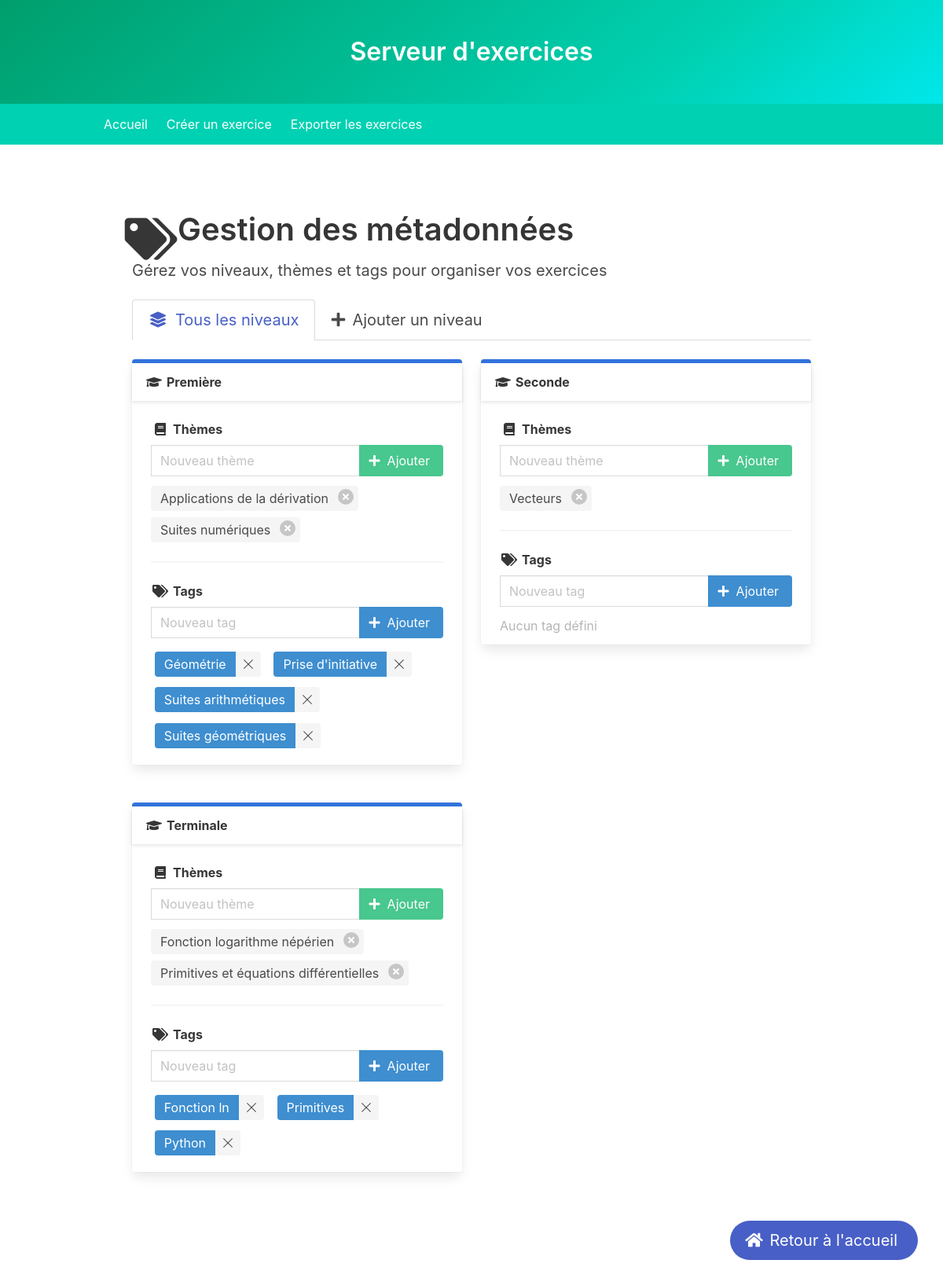
/manage_metadata, run on the app's committed database.
### src/models/entities.py (models this page shows, shortened)
class Level(db.Model):
    __tablename__ = 'levels'
    id = db.Column(db.Integer, primary_key=True)
    name = db.Column(db.String, nullable=False, unique=True)
    themes = db.relationship('Theme', backref='level', lazy=True)
    tags = db.relationship('Tag', backref='level', lazy=True)
    exercices = db.relationship('Exercice', backref='level_rel', lazy=True)

class Theme(db.Model):
    __tablename__ = 'themes'
    id = db.Column(db.Integer, primary_key=True)
    name = db.Column(db.String, nullable=False)
    level_id = db.Column(db.Integer, db.ForeignKey('levels.id', name='fk_theme_level'), nullable=False)
    exercices = db.relationship('Exercice', backref='theme_rel', lazy=True)
    __table_args__ = (db.UniqueConstraint('name', 'level_id', name='uq_theme_name_level'),)

class Tag(db.Model):
    __tablename__ = 'tags'
    id = db.Column(db.Integer, primary_key=True)
    name = db.Column(db.String, nullable=False)
    level_id = db.Column(db.Integer, db.ForeignKey('levels.id', name='fk_tag_level'), nullable=False)  # Maintenant non nullable
    __table_args__ = (db.UniqueConstraint('name', 'level_id', name='uq_tag_name_level'),)  # Modifié

### src/routes/main_routes.py (the view, shortened to what this page needs)
@main_bp.route('/manage_metadata', methods=['GET', 'POST'])
def manage_metadata():
    levels = Level.query.order_by(Level.name).all()
    level_data = {}
    for level in levels:
        level_data[level.id] = {
            'name': level.name,
            'themes': Theme.query.filter_by(level_id=level.id).order_by(Theme.name).all(),
            'tags': Tag.query.filter_by(level_id=level.id).order_by(Tag.name).all()
        }
    return render_template('manage_metadata.html', levels=levels, level_data=level_data)

### src/templates/manage_metadata.html (shortened to what this page needs)
{% extends 'base.html' %}
{% block content %}
<section class="section">
    <div class="container">
        <div class="columns">
            <div class="column is-12">
                <h1 class="title is-2">
                    <span class="icon-text">
                        <span class="icon is-large">
                            <i class="fas fa-tags fa-lg"></i>
                        </span>
                        <span>Gestion des métadonnées</span>
                    </span>
                </h1>
                <p class="subtitle is-5">Gérez vos niveaux, thèmes et tags pour organiser vos exercices</p>
                <div class="tabs is-boxed is-medium">
                    <ul>
                        <li class="is-active">
                            <a>
                                <span class="icon"><i class="fas fa-layer-group"></i></span>
                                <span>Tous les niveaux</span>
                            </a>
                        </li>
                        <li>
                            <a href="#add-new-level" class="js-modal-trigger" data-target="add-level-modal">
                                <span class="icon is-small"><i class="fas fa-plus"></i></span>
                                <span>Ajouter un niveau</span>
                            </a>
                        </li>
                    </ul>
                </div>
                <div class="columns is-multiline fade-in">
                    {% for level in levels %}
                    <div class="column is-6">
                        <div class="card level-card">
                            <header class="card-header">
                                <p class="card-header-title">
                                    <span class="icon-text">
                                        <span class="icon">
                                            <i class="fas fa-graduation-cap"></i>
                                        </span>
                                        <span>{{ level.name }}</span>
                                    </span>
                                </p>
                            </header>
                            <div class="card-content">
                                <div class="content">
                                    <div class="field">
                                        <label class="label">
                                            <span class="icon-text">
                                                <span class="icon">
                                                    <i class="fas fa-book"></i>
                                                </span>
                                                <span>Thèmes</span>
                                            </span>
                                        </label>
                                        <div class="control">
                                            <form method="POST" class="field has-addons">
                                                <div class="control is-expanded">
                                                    <input type="text" name="theme_name" class="input" placeholder="Nouveau thème" required>
                                                </div>
                                                <div class="control">
                                                    <button type="submit" class="button is-success">
                                                        <span class="icon is-small">
                                                            <i class="fas fa-plus"></i>
                                                        </span>
                                                        <span>Ajouter</span>
                                                    </button>
                                                </div>
                                            </form>
                                        </div>
                                        <div class="tags are-medium mt-3">
                                            {% for theme in level_data[level.id]['themes'] %}
                                            <div class="tag theme-tag">
                                                {{ theme.name }}
                                                <form method="POST" class="is-inline ml-2">
                                                    <button type="submit" class="delete"
                                                            onclick="return confirm('Êtes-vous sûr de vouloir supprimer ce thème ?')">
                                                    </button>
                                                </form>
                                            </div>
                                            {% else %}
                                            <span class="has-text-grey-light">Aucun thème défini</span>
                                            {% endfor %}
                                        </div>
                                    </div>
                                    <hr>
                                    <div class="field">
                                        <label class="label">
                                            <span class="icon-text">
                                                <span class="icon">
                                                    <i class="fas fa-tags"></i>
                                                </span>
                                                <span>Tags</span>
                                            </span>
                                        </label>
                                        <div class="control">
                                            <form method="POST" class="field has-addons">
                                                <div class="control is-expanded">
                                                    <input type="text" name="tag_name" class="input" placeholder="Nouveau tag" required>
                                                </div>
                                                <div class="control">
                                                    <button type="submit" class="button is-info">
                                                        <span class="icon is-small">
                                                            <i class="fas fa-plus"></i>
                                                        </span>
                                                        <span>Ajouter</span>
                                                    </button>
                                                </div>
                                            </form>
                                        </div>
                                        <div class="field is-grouped is-grouped-multiline mt-3">
                                            {% for tag in level_data[level.id]['tags'] %}
                                            <div class="control">
                                                <div class="tags has-addons">
                                                    <span class="tag is-info is-medium">{{ tag.name }}</span>
                                                    <a class="tag is-delete is-medium"
                                                       onclick="confirmDeleteTag('{{ tag.id }}', '{{ tag.name }}')"></a>
                                                </div>
                                            </div>
                                            {% else %}
                                            <span class="has-text-grey-light">Aucun tag défini</span>
                                            {% endfor %}
                                        </div>
                                    </div>
                                </div>
                            </div>
                        </div>
                    </div>
                    {% endfor %}
                </div>
            </div>
        </div>
        <div class="action-buttons">
            <a href="{{ url_for('main.home') }}" class="button is-link is-rounded is-medium">
                <span class="icon">
                    <i class="fas fa-home"></i>
                </span>
                <span>Retour à l'accueil</span>
            </a>
        </div>
    </div>
</section>
{% endblock %}

### src/templates/base.html (shortened to what this page needs)
<!DOCTYPE html>
<html lang="en">
<head>
    <link rel="stylesheet" href="https://cdnjs.cloudflare.com/ajax/libs/bulma/0.9.3/css/bulma.min.css">
    <link rel="stylesheet" href="https://cdnjs.cloudflare.com/ajax/libs/font-awesome/5.15.4/css/all.min.css">
    <link rel="stylesheet" href="https://cdnjs.cloudflare.com/ajax/libs/highlight.js/11.7.0/styles/github.min.css">
</head>
<body>
    <section class="hero is-primary is-bold">
        <div class="hero-body">
            <div class="container">
                <h1 class="title has-text-centered">Serveur d'exercices</h1>
            </div>
        </div>
    </section>
    <nav class="navbar is-primary">
        <div class="container">
            <div class="navbar-menu">
                <div class="navbar-start">
                    <a class="navbar-item" href="/">Accueil</a>
                    <a class="navbar-item" href="{{ url_for('exercise.create') }}">Créer un exercice</a>
                    <a class="navbar-item" href="{{ url_for('export.menu') }}">Exporter les exercices</a>
                </div>
            </div>
        </div>
    </nav>
    <section class="section">
        <div class="container">
            {% block content %}{% endblock %}
        </div>
    </section>
</body>
</html>

### src/templates/manage_metadata.html (style rules this page uses)
.fade-in { animation: fadeIn 0.3s; }
.card { transition: all 0.3s ease; margin-bottom: 1.5rem; }
.tag.is-medium { margin: 0.3rem; transition: transform 0.2s; }
.level-card { border-top: 5px solid #3273dc; }
.theme-tag { background-color: #23d160; color: white; position: relative; }
.action-buttons { position: fixed; bottom: 2rem; right: 2rem; z-index: 30; }

### data on the page
Level: name "Première"
Theme: name "Applications de la dérivation"
Theme: name "Suites numériques"
Tag: name "Géométrie"
Tag: name "Prise d'initiative"
Tag: name "Suites arithmétiques"
Tag: name "Suites géométriques"
Level: name "Seconde"
Theme: name "Vecteurs"
Level: name "Terminale"
Theme: name "Fonction logarithme népérien"
Theme: name "Primitives et équations différentielles"
Tag: name "Fonction ln"
Tag: name "Primitives"
Tag: name "Python"
